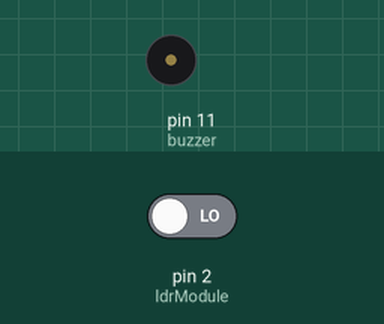
Recording of a sketch running on a simulated Arduino Uno, built with avr-gcc and run on an emulated ATmega328P. On the bench: buzzer (waves = sounding, pin HIGH). The inputs (shaded band) are chosen by the test bench; at power-on: pin 2 (ldrModule) LOW.

Above: at 1.2 s.
1.3 s: pin 2 (ldrModule) driven HIGH
At 1.6 s:
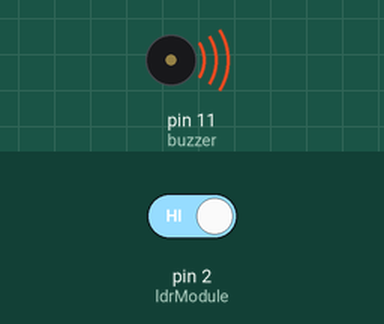
2.8 s: pin 2 (ldrModule) driven LOW
At 3.9 s:
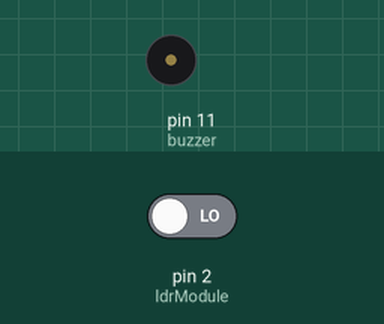
Timing chart, 0 to 5.8 s (numbered marks = the images above; inputs shaded):
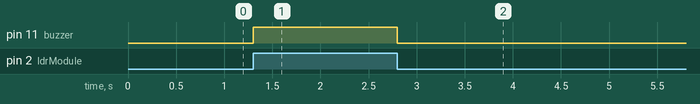

The sketch:

Laser_Security_Alarm.ino
```cpp
// (licence header left out)
// =============================
// Pin Definitions
// =============================
int ldrModule = 2;     // LDR Module Digital Output (DO)
int buzzer = 11;       // Buzzer Pin

void setup() {

  pinMode(ldrModule, INPUT);   // LDR Module as INPUT
  pinMode(buzzer, OUTPUT);

  digitalWrite(buzzer, LOW);   // Ensure buzzer OFF initially
}

void loop() {

  // Read digital output from LDR module
  int state = digitalRead(ldrModule);

  // Most LDR modules are Active LOW
  // LOW  = Light detected (Laser Present)
  // HIGH = Laser beam interrupted

  if(state == HIGH) {
    // Laser beam broken → Alarm ON
    digitalWrite(buzzer, HIGH);
  }
  else {
    // Laser present → Alarm OFF
    digitalWrite(buzzer, LOW);
  }

  delay(50);
}
```

Measured:
- after the input at 1.3 s, pin 11 (buzzer): LOW → HIGH at once
- after the input at 2.8 s, pin 11 (buzzer): HIGH → LOW at once
